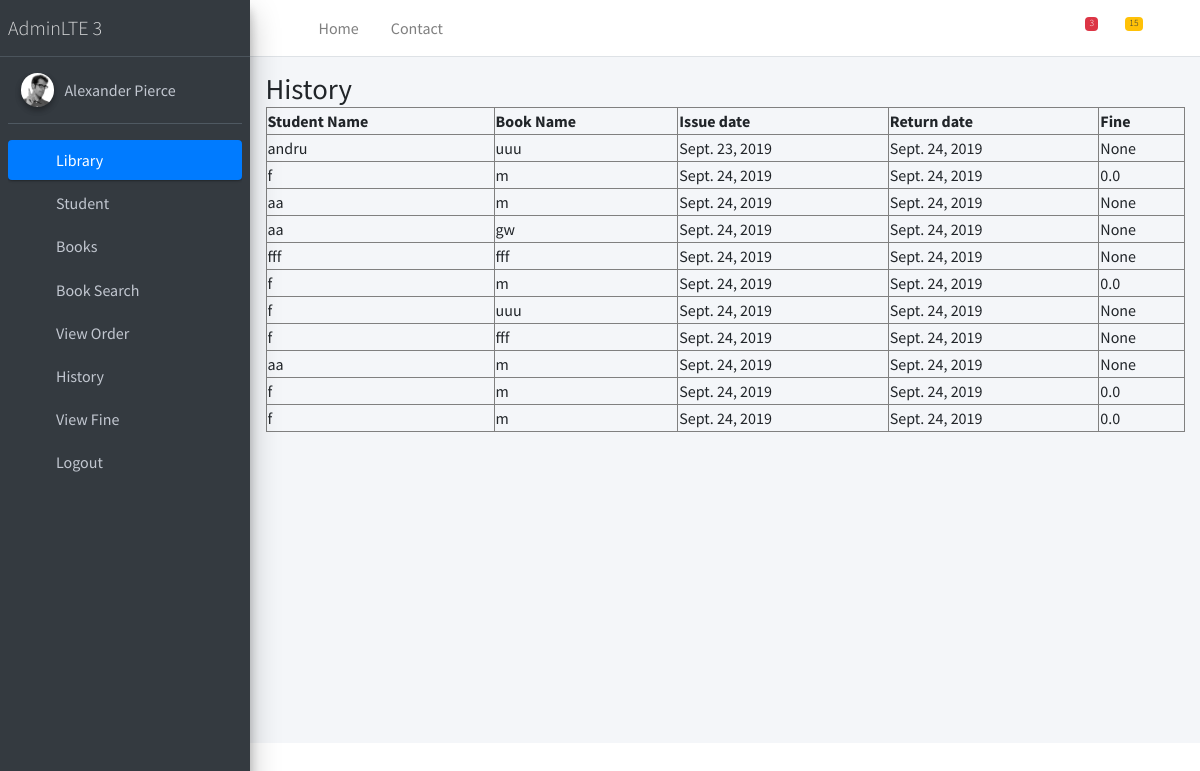
The page /library/history/ on the database its author committed.
### LibraryApp/models.py (models this page shows)
class Order(models.Model):
    BookName = models.ForeignKey(Book, on_delete=models.CASCADE)
    username = models.ForeignKey(User, on_delete=models.CASCADE)
    issuedate = models.DateField(null=True,blank=True,auto_now_add=True)
    returndate = models.DateField(null=True,blank=True)
    fine = models.FloatField(null=True,blank=True)

class User(AbstractUser):
    studclass=models.IntegerField(null=True, blank=True)
    fine=models.IntegerField(null=True, blank=True)

class Book(models.Model):
    BookName=models.CharField(max_length=255)
    AuthorName=models.CharField(max_length=255)
    Number=models.IntegerField()
    def __str__(self):
        return self.BookName

### LibraryApp/views.py (the view)
# urls.py: path('history/',views.history, name='history'),
def history(request):
    obj=Order.objects.exclude(returndate=None)
    return render(request, 'history.html',{'key': obj})

### templates/history.html
{% extends 'admin.html' %}
{% block content %}
<h1>History</h1>
<table style="width:100%" border="1">
        <tr>
            <th>Student Name</th>
            <th>Book Name</th>
            <th>Issue date</th>
            <th>Return date</th>
            <th>Fine</th>
        </tr>
        {% for i in key %}
        <tr>
            <td>{{i.username}}</td>
            <td>{{i.BookName}}</td>
            <td>{{i.issuedate}}</td>
            <td>{{i.returndate}}</td>
            <td>{{i.fine}}</td>
        </tr>
        {% endfor %}
</table>
{% endblock %}

### templates/admin.html (shortened to what this page needs)
{% load staticfiles %}
<!DOCTYPE html>
<html>
<head>
  <link rel="stylesheet" href="{% static 'adminstatic/plugins/fontawesome-free/css/all.min.css'%}">
  <link rel="stylesheet" href="https://code.ionicframework.com/ionicons/2.0.1/css/ionicons.min.css">
  <link rel="stylesheet" href="{% static 'adminstatic/plugins/tempusdominus-bootstrap-4/css/tempusdominus-bootstrap-4.min.css'%}">
  <link rel="stylesheet" href="{% static 'adminstatic/plugins/icheck-bootstrap/icheck-bootstrap.min.css'%}">
  <link rel="stylesheet" href="{% static 'adminstatic/plugins/jqvmap/jqvmap.min.css'%}">
  <link rel="stylesheet" href="{% static 'adminstatic/dist/css/adminlte.min.css'%}">
  <link rel="stylesheet" href="{% static 'adminstatic/plugins/overlayScrollbars/css/OverlayScrollbars.min.css'%}">
  <link rel="stylesheet" href="{% static 'adminstatic/plugins/daterangepicker/daterangepicker.css'%}">
  <link rel="stylesheet" href="{% static 'adminstatic/plugins/summernote/summernote-bs4.css'%}">
</head>
<body class="hold-transition sidebar-mini layout-fixed">
<div class="wrapper">
  <nav class="main-header navbar navbar-expand navbar-white navbar-light">
    <ul class="navbar-nav">
      <li class="nav-item">
        <a class="nav-link" data-widget="pushmenu" href="#"><i class="fas fa-bars"></i></a>
      </li>
      <li class="nav-item d-none d-sm-inline-block">
        <a href="index3.html" class="nav-link">Home</a>
      </li>
      <li class="nav-item d-none d-sm-inline-block">
        <a href="#" class="nav-link">Contact</a>
      </li>
    </ul>
    <ul class="navbar-nav ml-auto">
      <li class="nav-item dropdown">
        <a class="nav-link" data-toggle="dropdown" href="#">
          <i class="far fa-comments"></i>
          <span class="badge badge-danger navbar-badge">3</span>
        </a>
      </li>
      <li class="nav-item dropdown">
        <a class="nav-link" data-toggle="dropdown" href="#">
          <span class="badge badge-warning navbar-badge">15</span>
        </a>
      </li>
      <li class="nav-item">
        <a class="nav-link" data-widget="control-sidebar" data-slide="true" href="#">
          <i class="fas fa-th-large"></i>
        </a>
      </li>
    </ul>
  </nav>
  <aside class="main-sidebar sidebar-dark-primary elevation-4">
    <a href="index3.html" class="brand-link">
      <span class="brand-text font-weight-light">AdminLTE 3</span>
    </a>
    <div class="sidebar">
      <div class="user-panel mt-3 pb-3 mb-3 d-flex">
        <div class="image">
          <img src="dist/img/user2-160x160.jpg" class="img-circle elevation-2" alt="User Image">
        </div>
        <div class="info">
          <a href="#" class="d-block">Alexander Pierce</a>
        </div>
      </div>
      <nav class="mt-2">
        <ul class="nav nav-pills nav-sidebar flex-column" data-widget="treeview" role="menu" data-accordion="false">
          <li class="nav-item has-treeview menu-open">
            <a href="#" class="nav-link active">
              <i class="nav-icon fas fa-tachometer-alt"></i>
              <p>
                Library
                <i class="right fas fa-angle-left"></i>
              </p>
            </a>
            <ul class="nav nav-treeview">
              <li class="nav-item">
                <a href="/library/student/" class="nav-link">
                  <i class="far fa-circle nav-icon"></i>
                  <p>Student</p>
                </a>
              </li>
              <li class="nav-item">
                <a href="/library/book" class="nav-link">
                  <i class="far fa-circle nav-icon"></i>
                  <p>Books</p>
                </a>
              </li>
              <li class="nav-item">
                <a href="/library/search" class="nav-link">
                  <i class="far fa-circle nav-icon"></i>
                  <p>Book Search</p>
                </a>
              </li>
              <li class="nav-item">
                <a href="/library/order" class="nav-link">
                  <i class="far fa-circle nav-icon"></i>
                  <p>View Order</p>
                </a>
              </li>
              <li class="nav-item">
                <a href="/library/history" class="nav-link">
                  <i class="far fa-circle nav-icon"></i>
                  <p>History</p>
                </a>
              </li>
              <li class="nav-item">
                <a href="/library/fine" class="nav-link">
                  <i class="far fa-circle nav-icon"></i>
                  <p>View Fine</p>
                </a>
              </li>
              <li class="nav-item">
                <a href="/library/login" class="nav-link">
                  <i class="far fa-circle nav-icon"></i>
                  <p>Logout</p>
                </a>
              </li>
            </ul>
          </li>
        </ul>
      </nav>
    </div>
  </aside>
  <div class="content-wrapper">
    <div class="content-header">
      <div class="container-fluid">
        {% block content %}
        {% endblock %}
      </div>
    </div>
        </div>
      </div>
</body>
</html>

### rows shown on the page
Order: username "andru", BookName "uuu", issuedate "Sept. 23, 2019", returndate "Sept. 24, 2019", fine "None"
Order: username "f", BookName "m", issuedate "Sept. 24, 2019", returndate "Sept. 24, 2019", fine "0.0"
Order: username "aa", BookName "m", issuedate "Sept. 24, 2019", returndate "Sept. 24, 2019", fine "None"
Order: username "aa", BookName "gw", issuedate "Sept. 24, 2019", returndate "Sept. 24, 2019", fine "None"
Order: username "fff", BookName "fff", issuedate "Sept. 24, 2019", returndate "Sept. 24, 2019", fine "None"
Order: username "f", BookName "m", issuedate "Sept. 24, 2019", returndate "Sept. 24, 2019", fine "0.0"
Order: username "f", BookName "uuu", issuedate "Sept. 24, 2019", returndate "Sept. 24, 2019", fine "None"
Order: username "f", BookName "fff", issuedate "Sept. 24, 2019", returndate "Sept. 24, 2019", fine "None"
Order: username "aa", BookName "m", issuedate "Sept. 24, 2019", returndate "Sept. 24, 2019", fine "None"
Order: username "f", BookName "m", issuedate "Sept. 24, 2019", returndate "Sept. 24, 2019", fine "0.0"
Order: username "f", BookName "m", issuedate "Sept. 24, 2019", returndate "Sept. 24, 2019", fine "0.0"
